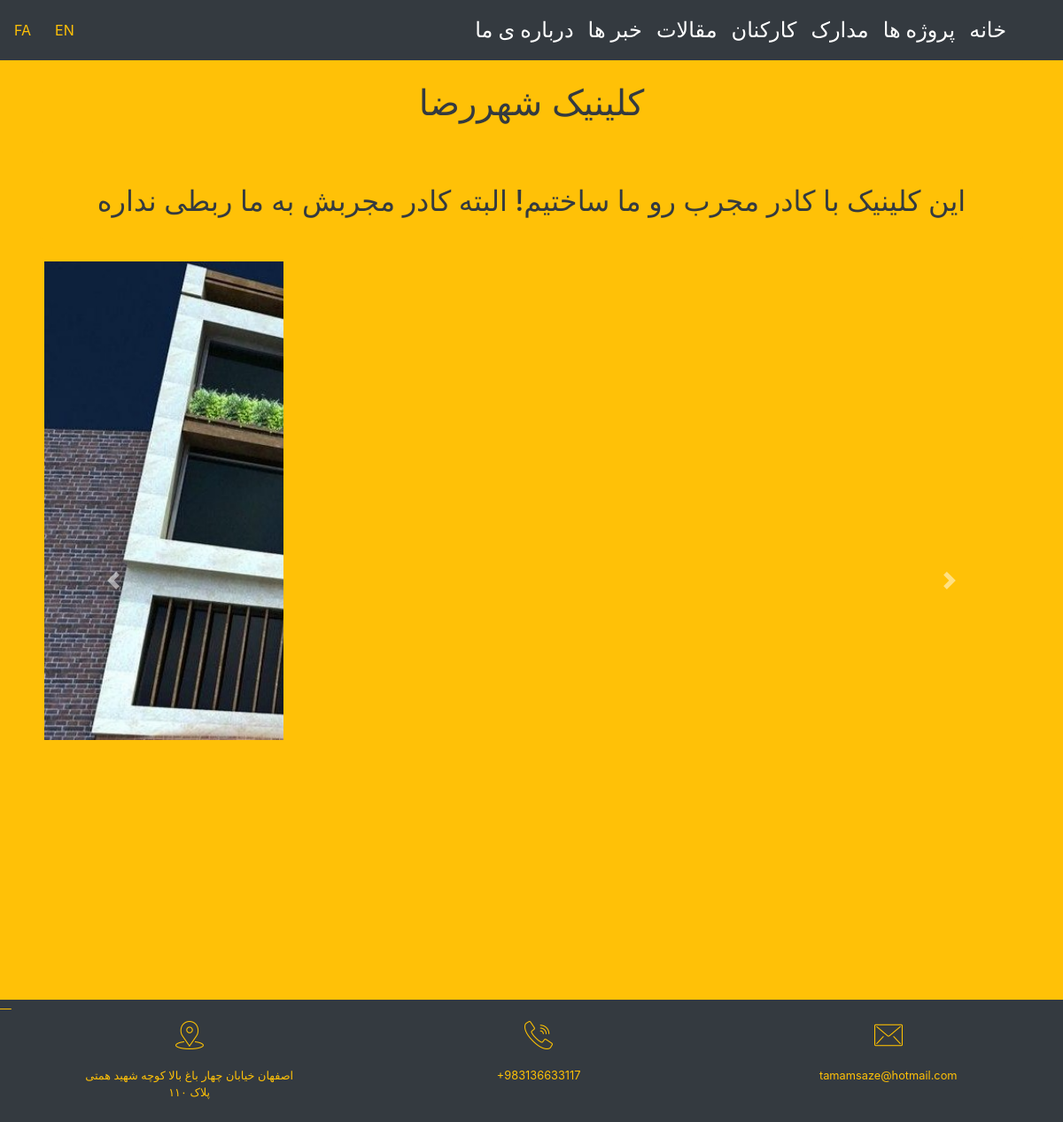
Screenshot of /fa/projectView/2 with the database file from the repository.
### tamamsazehFa/models.py (models this page shows, shortened)
class ProjectFa(models.Model):
    Album = models.ManyToManyField(ProjectImage, blank=True)
    Title = models.CharField(max_length=200)
    info = models.TextField(blank=True)
    genre = models.CharField(max_length=2, choices=GENRE, default='7')
    isImportant = models.BooleanField(blank=True)

### tamamsazeh/models.py (models this page shows, shortened)
class ProjectImage(models.Model):
    image = models.ImageField(blank=True)
    image_name = models.CharField(max_length=300, default='image')
    isPromo=models.BooleanField(blank=True)

### tamamsazehFa/views.py (the view)
# urls.py: path('projectView/<int:id>', projectView),
def projectView(request,id):
    return render(request=request, template_name='tamamsazehFa/projectView.html',context={
        'project': ProjectFa.objects.all()[id-1]
    })

### tamamsazehFa/templates/tamamsazehFa/projectView.html (shortened to what this page needs)
{% extends "tamamsazehFa/base.html" %}
{% block content %}
    <div class="container">
        <div class="bg-warning p-4 text-center rounded" style="margin-top: 20px">
            <h1 class="text-dark" >{{ project.Title }}</h1>
        </div>
        <div class="bg-warning p-3 text-center rounded " style="margin-top: 20px">
            <h2 class="text-dark">{{ project.info }}</h2>
        </div>
        <div id="carouselExampleControls" class="carousel slide rounded" data-ride="carousel"  style="margin-top: 20px">
            <div class="carousel-inner rounded border-warning border bg-warning p-1"  style="height:auto!important;">
                {% for item in  project.Album.all %}
                    <div class="carousel-item  {% if  project.Album.all.first == item %} active {% endif %}">
                        <img src="{{ item.image.url }}" class="d-block w-100">
                    </div>
                {% endfor %}
            </div>
            <a class="carousel-control-prev" href="#carouselExampleControls" role="button" data-slide="prev">
                <span class="carousel-control-prev-icon" aria-hidden="true"></span>
            </a>
            <a class="carousel-control-next" href="#carouselExampleControls" role="button" data-slide="next">
                <span class="carousel-control-next-icon" aria-hidden="true"></span>
            </a>
        </div>
    </div>
{% endblock %}

### static/css/carousel.css (style rules this page uses)
body { padding-top: 3em; color: #5a5a5a; }
.carousel { margin-bottom: 4rem; }
.carousel-item { height: 45rem; }
.carousel-item > img { position: absolute; top: 0; left: 0; min-width: 100%; height: 37 rem; }

### tamamsazehFa/templates/tamamsazehFa/base.html (style rules this page uses)
html,body { height: 100%; }

### tamamsazehFa/templates/tamamsazehFa/projectView.html (style rules this page uses)
body { background-color: #ffc107; }

### rows the page displays
ProjectFa: Title "کلینیک شهررضا", info "این کلینیک با کادر مجرب رو ما ساختیم! البته کادر مجربش به ما ربطی نداره"
ProjectImage: image (picture)
